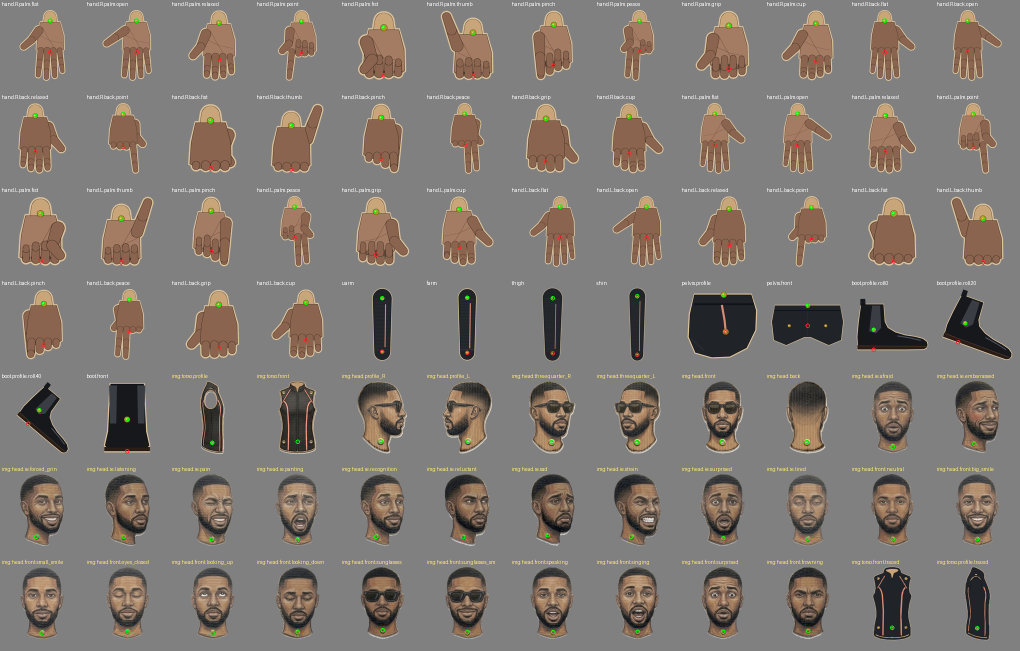
#> input picture shots/arena/parts/sheet.png, 2040 x 1302 px (shown at 1/2 size)
$ python -i cutter.py   (imports and definitions only)
#> lines starting #> are read from the running program, lines starting #| are printed output that depends on the picture; after the words box and inside, x2 and y2 are one past the last pixel; in counts of white or black regions, pixels touching at a corner belong together
#!/usr/bin/env python3
"""Cut the poem kit sheets apart into named, transparent parts and take stock of them.

STATUS: first pass, masks by colour threshold. Kept for its OCR labelling, ruled-panel and pose-figure naming;
the masks are to be replaced by SAM 2.1 cuts (point prompts) that follow each card's true edge.

    python3 shots/kits/cutter.py                 # every unique sheet in packs/poem_NN -> cut/
    python3 shots/kits/cutter.py SHEET.png ...   # just these (for checking)
    python3 shots/kits/cutter.py poem=04         # every sheet poem 04 uses

Each sheet is white ground with detached cards and a label under every card. Per sheet:
  1. Tesseract reads every word; words are taken out of the picture and kept as labels.
  2. What is left and not white is the cards; holes inside a card are filled (white paint stays).
  3. Each card gets the label line just under it (the sheet convention), else just over it.
  4. Framed panels (pose grids, "reference only" proofs) are recognised by their thin dark frame:
     pose panels yield the figure inside, named by the panel title ("04.2 KNEEL HOLLOW");
     reference panels are kept as references, not parts.
  5. Brass brads / eyelets are found (the pivots); the topmost is the part's suggested pivot.
  6. A sheet that cuts to nothing (every card inside ruled section boxes, so each box read as one framed
     reference panel) is cut box by box (rescue): each box is cropped inside its rule, padded with paper and
     cut as a sheet of its own; boxes inside boxes are opened in turn. Parts from a box titled ASSEMBLED /
     REFERENCE / NOT CUT are kept with kind 'ref'. Sheets that already gave parts are cut exactly as before.
paper_flood(), render() and rescue() are shared with fix_cut.py (the post-pass: labels, names, reference
flags and in-place re-cuts; see cut/FIXES.md).
Parts are written as WebP with alpha to cut/<sheet id>/<slug>.webp; cut/catalog.json lists every
sheet, its poems, its title and its parts (label, code, kind, bbox, size, brads, pivot).
"""
import glob, hashlib, json, os, re, shutil, sys
import numpy as np
import cv2
import pytesseract
from PIL import Image
from scipy import ndimage as ndi

HERE = os.path.dirname(os.path.abspath(__file__))
PACKS = os.path.join(HERE, 'packs')
OUT = os.path.join(HERE, 'cut')
CODE = re.compile(r'\b(\d{2}\.\d)\b')                      # a scene number: 04.2


def slug(s):
    return re.sub(r'[^a-z0-9]+', '-', s.lower()).strip('-')[:48] or 'part'


# [112 lines left out: functions words, lines, brads, panels, pose_grid, framed, not called in this run]


def paper_flood(rgb):
    """Lab image, each pixel's distance from the paper colour, and the foreground (what a flood from the
    sheet's edge through paper-coloured pixels cannot reach)."""
    LAB = cv2.cvtColor(rgb, cv2.COLOR_RGB2LAB).astype(np.float32)
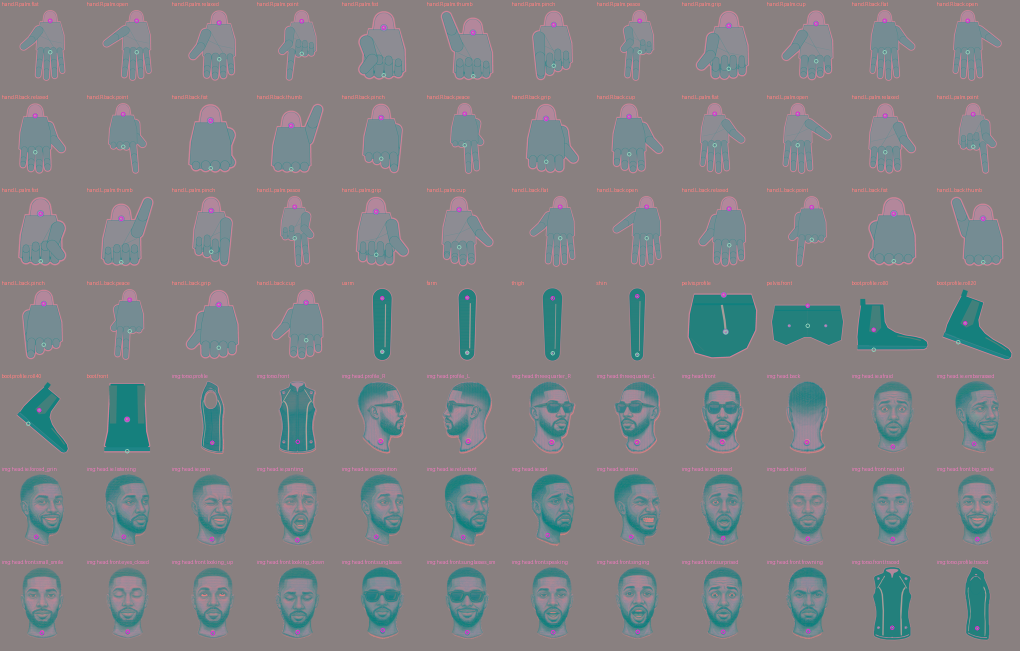
#> LAB: shape (1302, 2040, 3) float32 (shown at 1/2 size); mean R, G, B 130.8, 129.5, 131.7
    rim = np.concatenate([LAB[:4].reshape(-1, 3), LAB[-4:].reshape(-1, 3), LAB[:, :4].reshape(-1, 3), LAB[:, -4:].reshape(-1, 3)])
    dE = np.linalg.norm(LAB - np.median(rim, 0), axis=2)
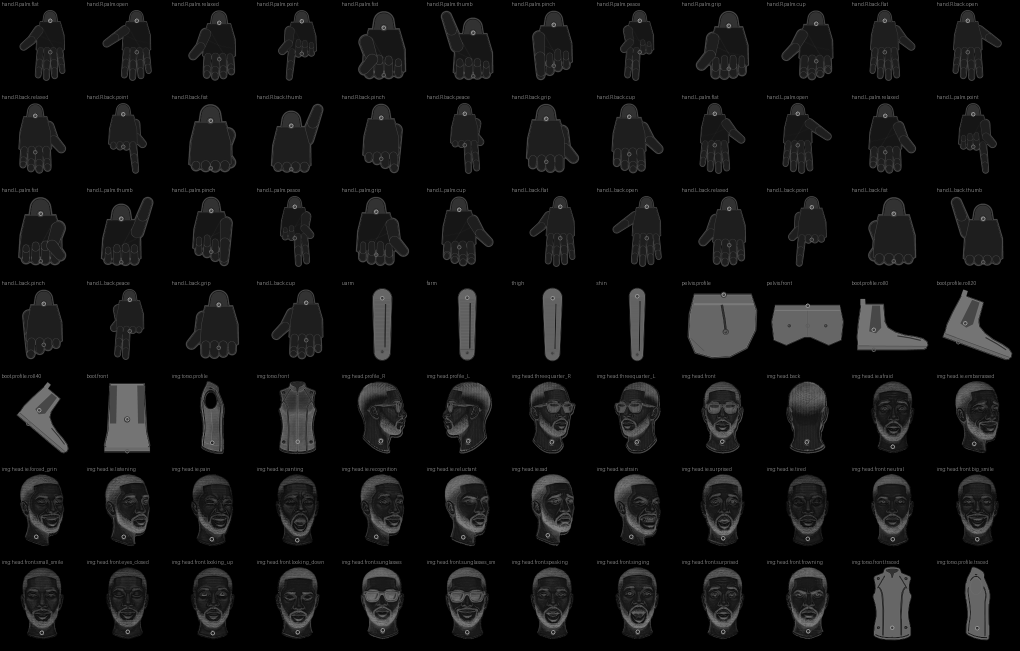
#> dE: shape (1302, 2040) float32 (shown at 1/2 size); min 0, max 147.8, mean 14.3
    # seal hairline gaps in a card's outline first (white robes, white paper props): flood an eroded paper,
    # then grow the flood back only into paper-coloured pixels
    cand = dE < 9
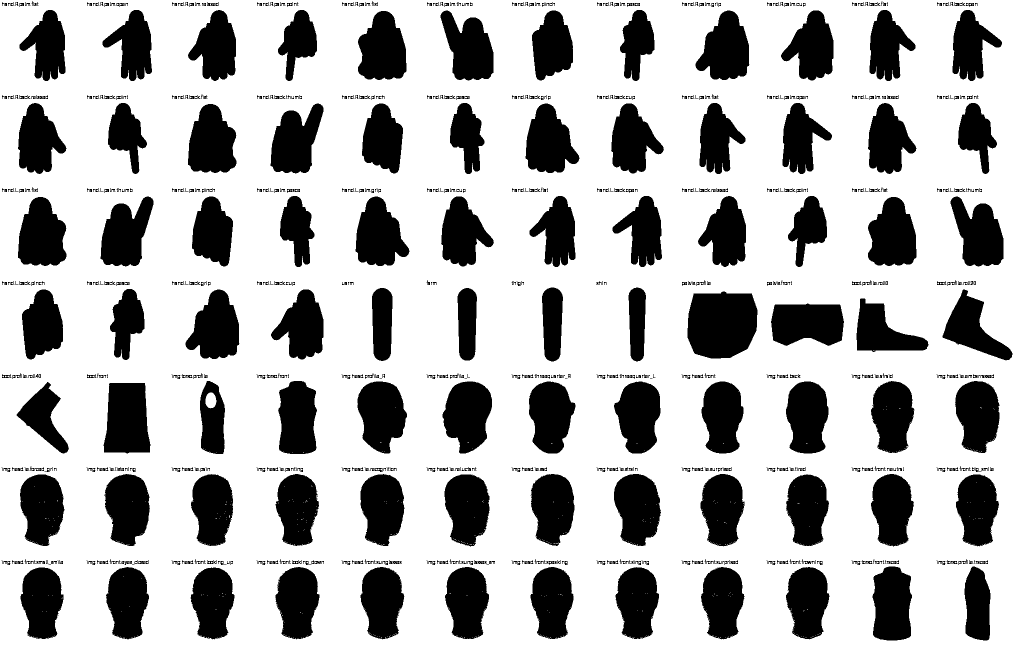
#> cand: shape (1302, 2040) bool (shown at 1/2 size); 71.5% white; 1400 black regions (728 under 20 px), largest, box (x1, y1, x2, y2) and area: (1375, 583, 1515, 717) 15989, (207, 766, 301, 907) 11186, (1542, 607, 1688, 692) 10512
    near, _ = ndi.label(ndi.binary_erosion(cand, iterations=2, border_value=1))
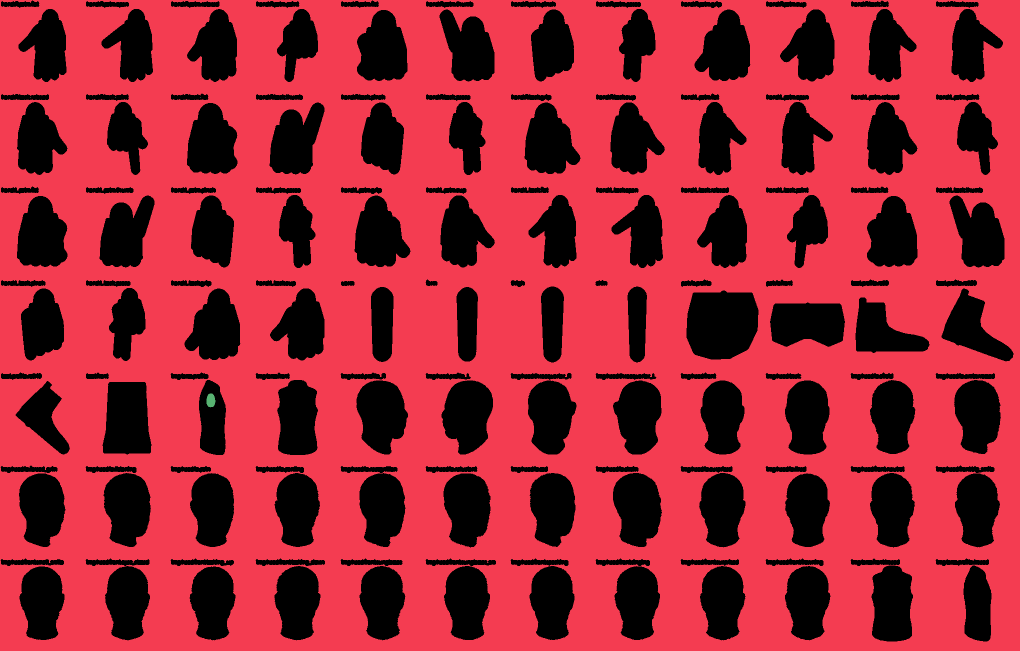
#> near: shape (1302, 2040) int32 (shown at 1/2 size); 17 distinct labels, from 0 to 16; one colour per label, 0 black
    edge_ids = np.unique(np.concatenate([near[0], near[-1], near[:, 0], near[:, -1]]))
#> edge_ids = [1]
    paper_ = ndi.binary_dilation(np.isin(near, edge_ids[edge_ids > 0]), iterations=3) & cand
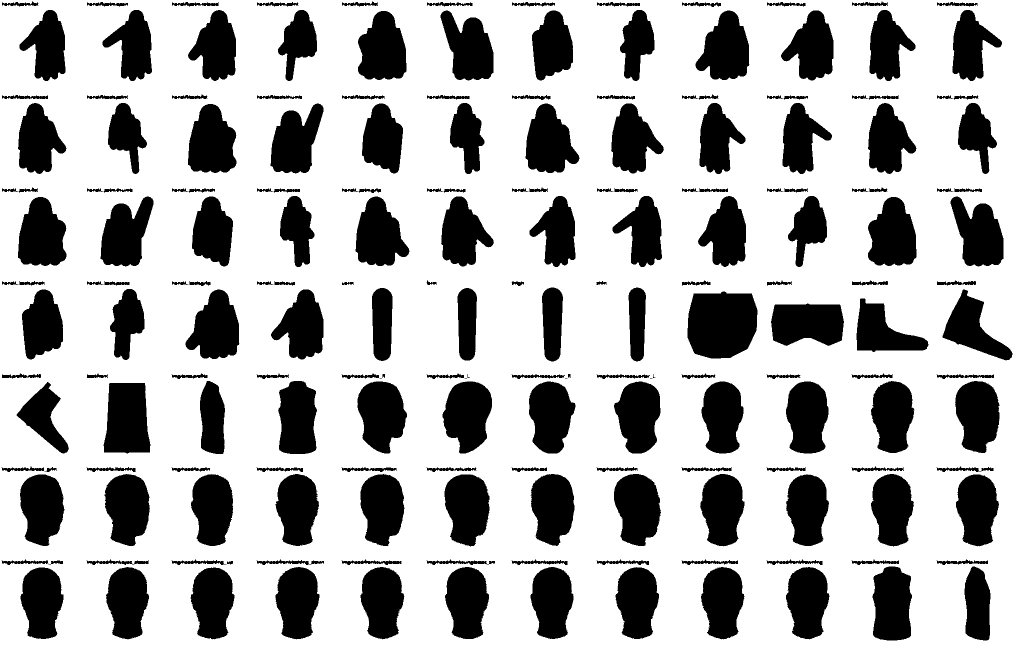
#> paper_: shape (1302, 2040) bool (shown at 1/2 size); 71% white; 232 black regions (40 under 20 px), largest, box (x1, y1, x2, y2) and area: (1375, 583, 1515, 717) 15989, (207, 766, 301, 907) 11186, (1542, 607, 1688, 692) 10512
    fg = ~paper_
    return LAB, dE, fg


# [130 lines left out: function analyse, not called in this run]


SECTION_REF = re.compile(r'ASSEMBL|REFERENCE|NOT CUT|PROOF|COMPOSITE|CHOREOGRAPH', re.I)


# [160 lines left out: functions rescue, render, cut_sheet, sheets, one, main, not called in this run]


# [2 lines not run here, left out]

>>> import cv2
>>> picture = cv2.cvtColor(cv2.imread('../arena/parts/sheet.png'), cv2.COLOR_BGR2RGB)
>>> result = paper_flood(picture)
